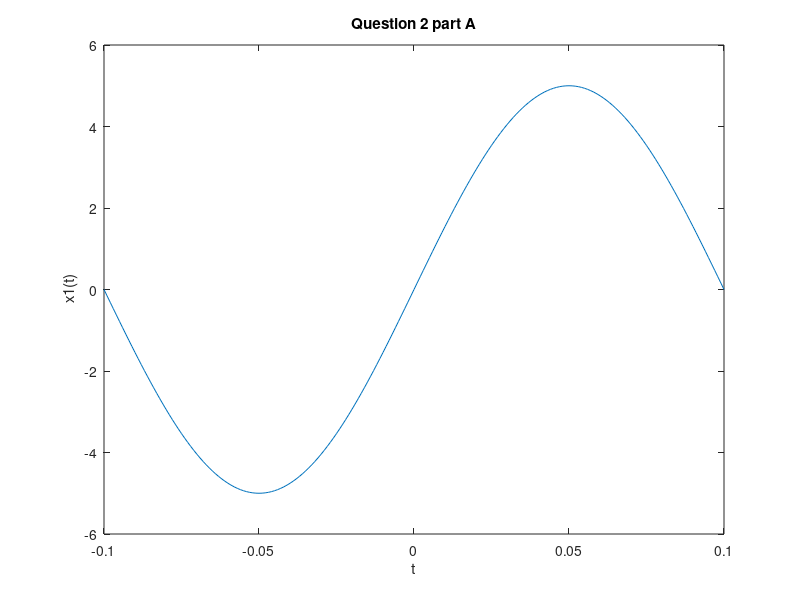

Here is the MATLAB script that generated this plot:
t=-0.1:0.001:0.1;
x1= 5.*sin(10.*pi.*t);
plot(t,x1);
xlabel ('t');
ylabel(' x1(t)');
title ('Question 2 part A');

